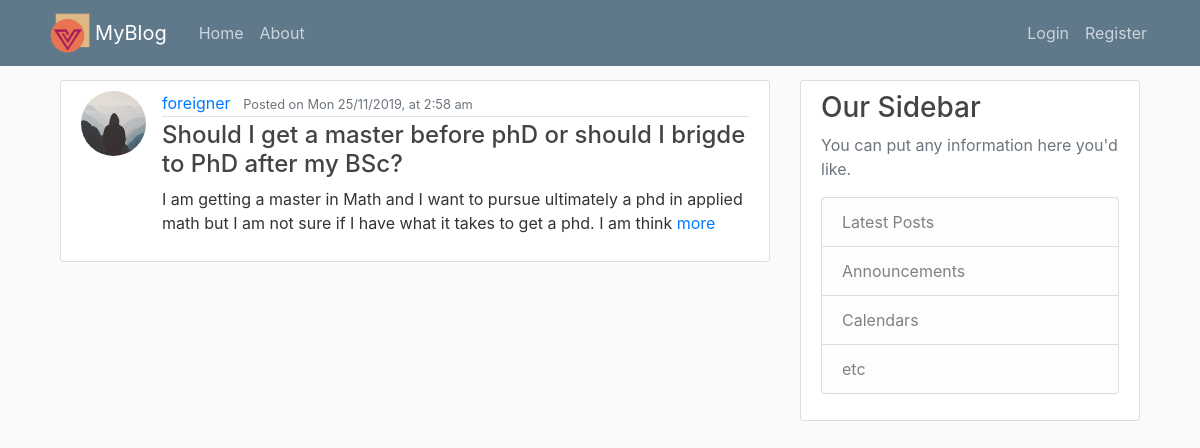
The app's page /user/foreigner with its own data.
### flaskblog/models.py (models this page shows, shortened)
class Post(db.Model):
    id = db.Column(db.Integer, primary_key=True)
    title = db.Column(db.String(100), nullable=False)
    date_posted = db.Column(db.DateTime, nullable=False, default=datetime.utcnow)
    content = db.Column(db.Text, nullable=False)
    user_id = db.Column(db.Integer, db.ForeignKey('user.id'), nullable=False)

class User(db.Model, UserMixin):
    id = db.Column(db.Integer, primary_key=True)
    username = db.Column(db.String(20), unique=True, nullable=False)
    email = db.Column(db.String(120), unique=True, nullable=False)
    image_file = db.Column(db.String(20), nullable=False, default='default.jpg')
    password = db.Column(db.String(20), nullable=False)
    posts = db.relationship('Post', backref='author', lazy=True)

### flaskblog/routes.py (the view)
@app.route("/user/<string:username>")
def user_posts(username):
    user = User.query.filter_by(username=username).first_or_404()
    posts = Post.query.filter_by(author=user).order_by(Post.date_posted.desc())
    return render_template('home.html', posts=posts, user=user)

### flaskblog/templates/home.html
{% extends "layout.html" %}
{% block content %}
    {% for post in posts %}
        <article class="media content-section">
          <img class="rounded-circle article-img" src="{{ url_for('static', filename='img/' + post.author.image_file) }}">
            <div class="media-body">
              <div class="article-metadata">
                <a class="mr-2" href="{{ url_for('user_posts', username=post.author.username) }}">{{ post.author.username }}</a>
                <small class="text-muted"> Posted on {{ moment(post.date_posted).format('ddd D/M/YYYY, [at] h:mm a') }}</small>
              </div>
              <h4><a class="article-title" href="{{ url_for('post', post_id=post.id) }}">{{ post.title }}</a></h4>
              <p class="article-content">{% if post.content|length > 100  %}{{ post.content[:150] }} <a href="{{ url_for('post', post_id=post.id) }}">more</a>{% else  %}{{ post.content }}{% endif  %}</p>
            </div>
        </article>
    {% endfor %}
{% endblock content %}

### flaskblog/static/main.css (style rules this page uses)
body { background: #fafafa; color: #333333; margin-top: 5rem; }
h1, h2, h3, h4, h5, h6 { color: #444444; }
.content-section { background: #ffffff; padding: 10px 20px; border: 1px solid #dddddd; border-radius: 3px; margin-bottom: 20px; }
.article-title { color: #444444; }
.article-content { white-space: pre-line; }
.article-img { height: 65px; width: 65px; margin-right: 16px; }
.article-metadata { padding-bottom: 1px; margin-bottom: 4px; border-bottom: 1px solid #e3e3e3 }

### records on screen
Post: image_file (placeholder picture), author.username "foreigner", date_posted "Mon 25/11/2019, at 2:58 am", title "Should I get a master before phD or should I brigde to PhD after my BSc?", content "I am getting a master in Math and I want to pursue ultimately a phd in applied math but I am not sure if I have what it takes to get a phd. I am think"
